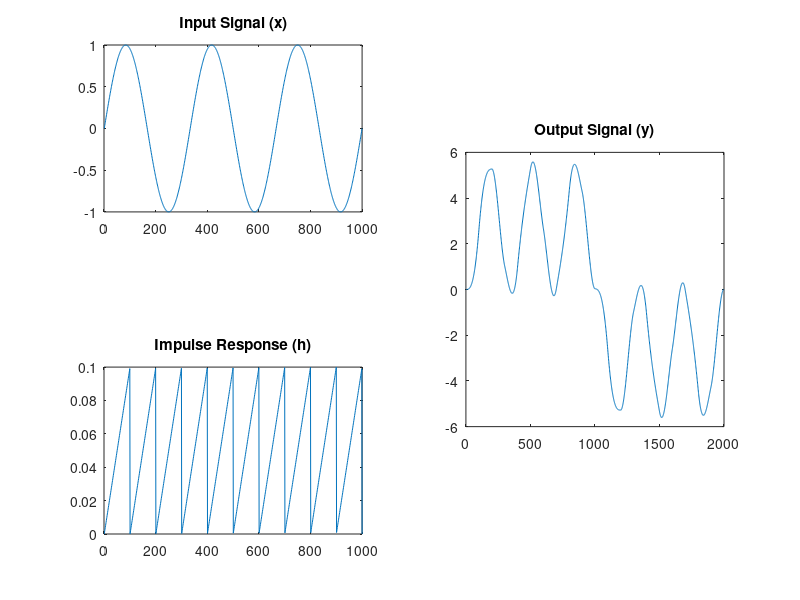

This chart was generated by the following MATLAB code:
%
% Using Convolution
%
clc;
clear all;
close all;

t = linspace(0, 1, 1000);
x = sin(6*pi*t);
h = mod(t, 0.1);
y = conv(x, h);

figure;
subplot(5, 2, [1 3]);
plot(x);
title('Input Signal (x)');
subplot(5, 2, [7 9]);
plot(h);
title('Impulse Response (h)');
subplot(5, 2, [4 6 8]);
plot(y);
title('Output Signal (y)');
